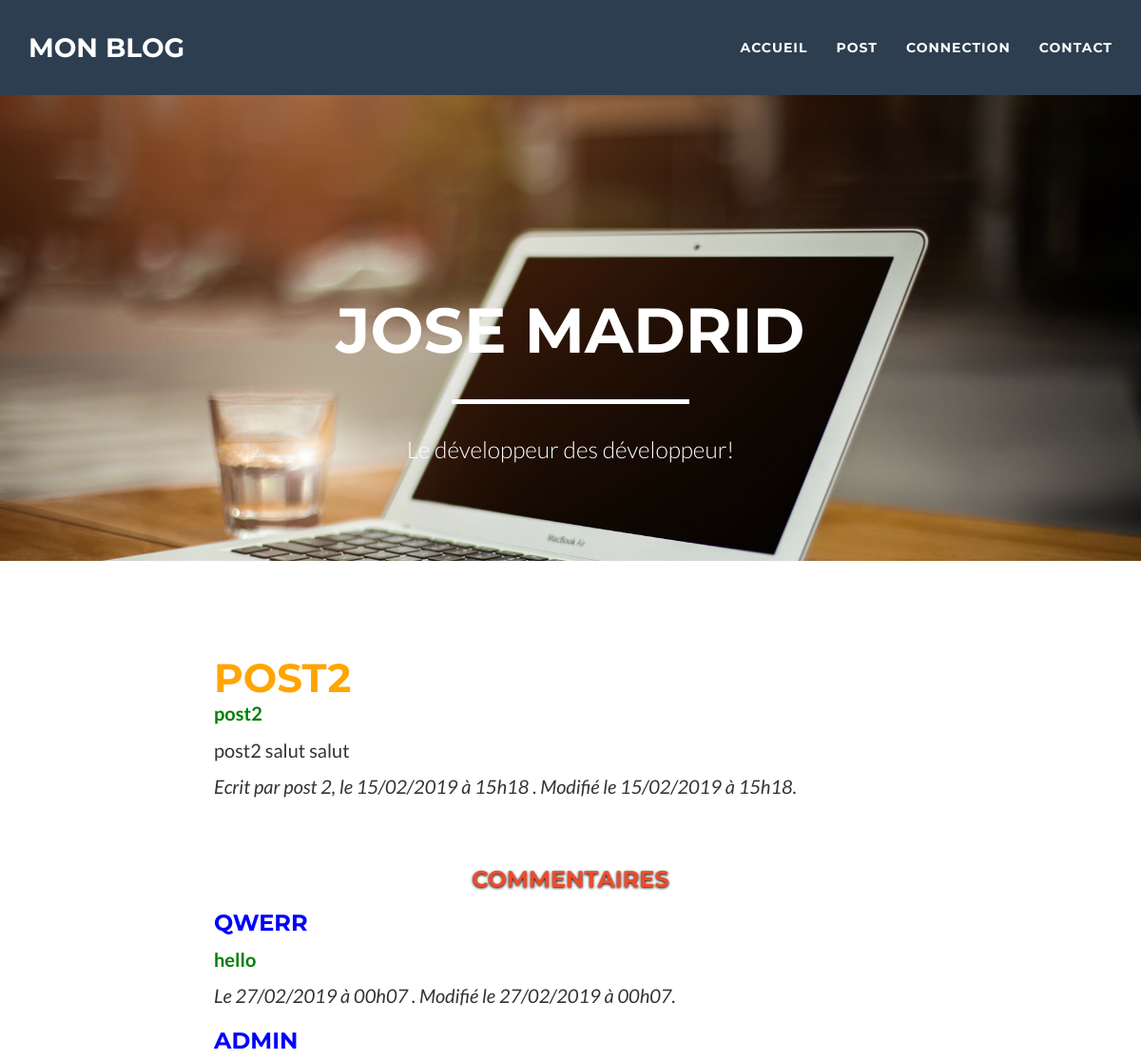
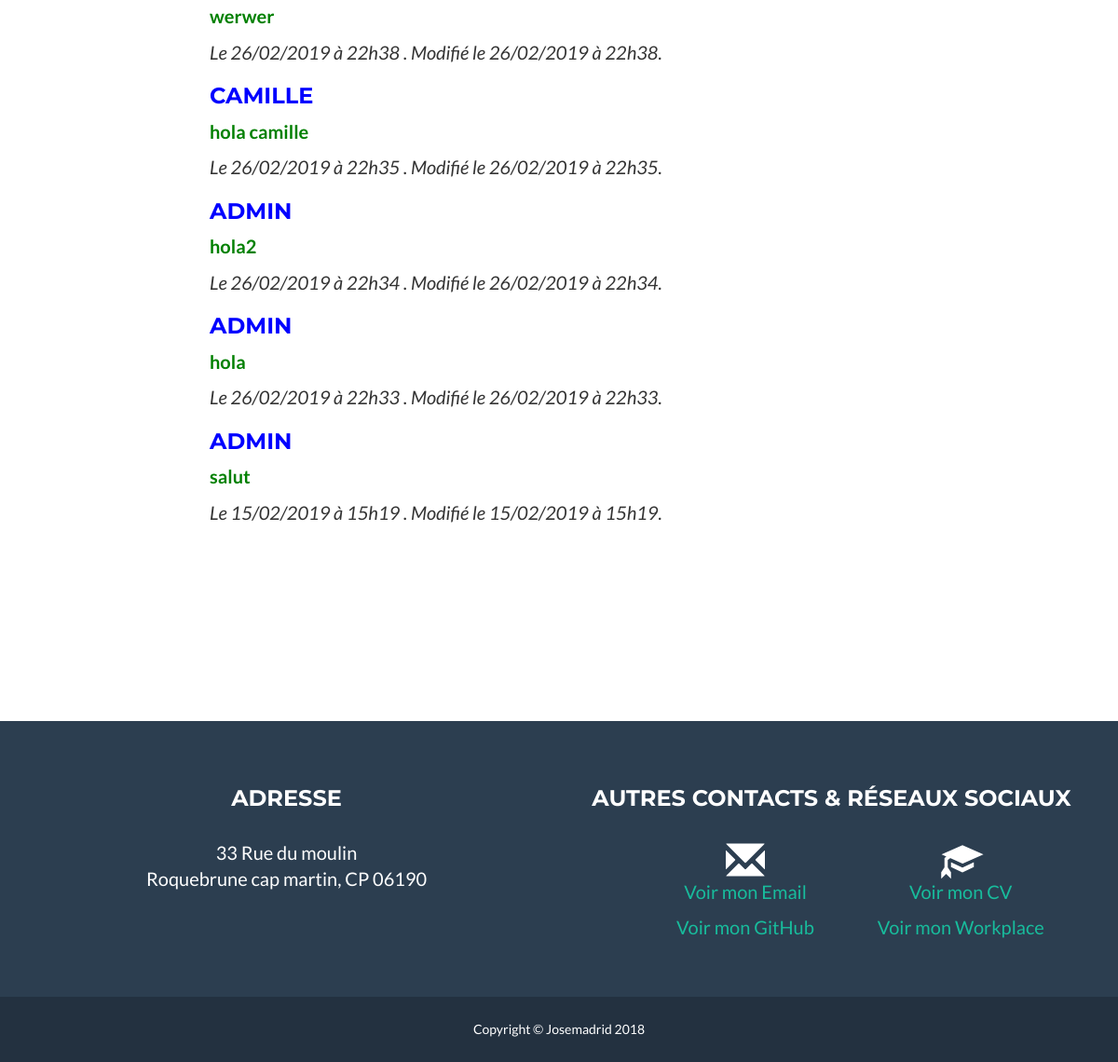
Page /index.php?action=viewsinglepost&id=16 on the committed database (2 pictures, top to bottom).
### tables this page shows
CREATE TABLE IF NOT EXISTS `posts` (
  `id` int(11) NOT NULL AUTO_INCREMENT,
  `auteur` varchar(100) NOT NULL,
  `titre` varchar(255) NOT NULL,
  `chapo` text NOT NULL,
  `contenu` text NOT NULL,
  `created_at` datetime NOT NULL,
  `updated_at` datetime NOT NULL,
  PRIMARY KEY (`id`)
);

CREATE TABLE IF NOT EXISTS `commentaires` (
  `id` int(11) NOT NULL AUTO_INCREMENT,
  `contenu_commentaire` text NOT NULL,
  `datecreation_commentaire` datetime NOT NULL,
  `datemodification_commentaire` datetime NOT NULL,
  `valid` tinyint(1) NOT NULL DEFAULT '0',
  `post_id` int(11) NOT NULL,
  `utilisateur_id` int(11) NOT NULL,
  PRIMARY KEY (`id`),
  KEY `post_id` (`post_id`),
  KEY `utilisateur_id` (`utilisateur_id`)
);

CREATE TABLE IF NOT EXISTS `utilisateurs` (
  `id` int(11) NOT NULL AUTO_INCREMENT,
  `email` varchar(50) NOT NULL,
  `pseudo` varchar(50) NOT NULL,
  `password` char(255) NOT NULL,
  `role` int(11) NOT NULL DEFAULT '1',
  PRIMARY KEY (`id`),
  KEY `role` (`role`)
);

### controller/posts_controller.php (called while the page is built, shortened)
<?php
require_once 'model/conection_db.php';
require_once 'model/posts_model.php';
require_once  'model/posts.php';
require_once 'model/commentaire_model.php';
require_once  'model/commentaires.php';
class Posts_Controller
{
    private $manager;
    private $comment;
    public function __construct()
    {
        $this->manager = new PostsModel();
        $this->comment = new Commentaire_model();
    }
    public function viewpost(int $id, $token)
    {
        $post = $this->manager->getPost($id);
        $comment = $this->comment->getComment($id);
        include 'view/postview.php';
    }
}

### model/conection_db.php (called while the page is built)
<?php
class Conectdb
{
    public static function conection()
    {
        try{
            $conection=new PDO('mysql:host=localhost;dbname=projet5;', 'root', '');
            $conection->setAttribute(PDO::ATTR_ERRMODE, PDO::ERRMODE_EXCEPTION);
            $conection->exec("SET CHARACTER SET UTF8");
        }
        catch(Exeption $e){
            echo("Erreur" . $e->getMessage());
            echo "ligne de erreur" . $e->getLine();
        }
        return $conection;
    }
}

### model/posts_model.php (called while the page is built, shortened)
<?php
require_once 'conection_db.php';
class PostsModel
{
    private $db;
    public function __construct()
    {
        $this->db = Conectdb::conection();
    }
    public function getPost(int $id)
    {
        $request = $this->db->prepare(
            'SELECT id, titre, auteur, titre, chapo, contenu, '
                . 'DATE_FORMAT(created_at, "%d/%m/%Y à %Hh%i") '
                . 'AS createdAt, DATE_FORMAT'
            . '(updated_at, "%d/%m/%Y à %Hh%i") AS updatedAt '
                . 'FROM posts WHERE id = ?'
        );
        $request->execute(array($id));
        $line = $request->rowCount();
        if ($line > 0) {
            $tab = $request->fetch(PDO::FETCH_ASSOC);
            $post = new Posts($tab);
            return $post;
        } else {
            throw new Exception("Aucun post ne correspond à l'identifiant '$id'");
        }
    }
}

### model/hydrate.php (called while the page is built, shortened)
<?php
trait Hydrate
{
    public function hydrate($datas)
    {
        foreach ( $datas as $key => $value ) {
            $method = 'set'.ucfirst($key);
        }
    }
}

### model/posts.php (called while the page is built, shortened)
<?php
require_once 'model/posts_model.php';
require_once 'model/hydrate.php';
class Posts
{
    private $_auteur;
    private $_titre;
    private $_chapo;
    private $_contenu;
    private $_created_at;
    private $_updated_at;
    public function getAuteur()
    {
        return $this->_auteur;
    }
    public function getTitre()
    {
        return $this->_titre;
    }
    public function getChapo()
    {
        return $this->_chapo;
    }
    public function getContenu()
    {
        return $this->_contenu;
    }
    public function getCreatedAt()
    {
        return $this->_created_at;
    }
    public function getUpdatedAt()
    {
        return $this->_updated_at;
    }
    public function setAuteur(string $auteur)
    {
        $this->_auteur = $auteur;
    }
    public function setTitre(string $titre)
    {
        $this->_titre = $titre;
    }
    public function setChapo($chapo)
    {
        $this->_chapo = $chapo;
    }
    public function setContenu($contenu)
    {
        $this->_contenu = $contenu;
    }
    public function setCreatedAt($created_at)
    {
        $this->_created_at = $created_at;
    }
    public function setUpdatedAt($updated_at)
    {
        $this->_updated_at = $updated_at;
    }
}

### model/commentaire_model.php (called while the page is built, shortened)
<?php
require_once 'conection_db.php';
require_once 'model/utilisateurs.php';
class Commentaire_Model
{
    private $db;
    public function __construct()
    {
        $this->db=Conectdb::conection();
    }
    public function getComment(int $id): array
    {
        $comment = [];
        $request = $this->db->prepare(
            'SELECT commentaires.id, contenu_commentaire AS ContenuCommentaire, DATE_FORMAT'
             . '(datecreation_commentaire, "%d/%m/%Y à %Hh%i")'
             . ' AS DatecreationCommentaire, DATE_FORMAT'
             . '(datemodification_commentaire, "%d/%m/%Y à %Hh%i")'
             . ' AS DatemodificationCommentaire, pseudo '
             . 'FROM commentaires, utilisateurs '
             . 'WHERE post_id = :id AND utilisateurs.id=commentaires.utilisateur_id'
             . ' AND commentaires.valid=1 '
             . 'ORDER BY commentaires.id DESC'
        );
        $request->execute(['id'=> $id]);
        while ($datas = $request->fetch(PDO::FETCH_ASSOC)) {
            $datas['utilisateur'] = new Utilisateur($datas);
            $comment[] = new Commentaire($datas);
        }
        return $comment;
    }
}

### model/commentaires.php (called while the page is built, shortened)
<?php
require_once 'model/commentaire_model.php';
require_once 'model/hydrate.php';
require_once 'model/utilisateurs.php';
class Commentaire
{
    private $_contenu_commentaire;
    private $_datecreation_commentaire;
    private $_datemodification_commentaire;
    private $_utilisateur;
    public function getUtilisateur()
    {
        return $this->_utilisateur;
    }
    public function getContenuCommentaire()
    {
        return $this->_contenu_commentaire;
    }
    public function getDatecreationCommentaire()
    {
        return $this->_datecreation_commentaire;
    }
    public function getDatemodificationCommentaire()
    {
        return $this->_datemodification_commentaire;
    }
    public function setUtilisateur($utilisateur)
    {
        $this->_utilisateur = $utilisateur;
    }
    public function setContenuCommentaire($contenu_commentaire)
    {
        $this->_contenu_commentaire = $contenu_commentaire;
    }
    public function setDatecreationCommentaire($datecreation_commentaire)
    {
        $this->_datecreation_commentaire = $datecreation_commentaire;
    }
    public function setDatemodificationCommentaire($datemodification_commentaire)
    {
        $this->_datemodification_commentaire = $datemodification_commentaire;
    }
}

### model/utilisateurs.php (called while the page is built, shortened)
<?php
require_once 'model/hydrate.php';
class Utilisateur
{
    private $_pseudo;
    public function getPseudo()
    {
        return $this->_pseudo;
    }
    public function setPseudo(string $pseudo)
    {
        $this->_pseudo = $pseudo;
    }
}

### view/postview.php (the view, shortened to what this page needs)
<section id="portfolio">
<div class="container">
<div class="row">
    <div class="col-lg-8 col-lg-offset-2">
        <div class="caption">
        <div class="caption-content">
        <h2 style="color:orange"><?php echo htmlspecialchars($post->getTitre());
        ?></h2>
        <p style="color:green"><strong><?php
        echo htmlspecialchars($post->getChapo()); ?></strong></p>
        <p><?php echo htmlspecialchars($post->getContenu()); ?></p>
                <p><em>Ecrit par <?php echo
                htmlspecialchars($post->getAuteur()); ?>, le
                    <?php echo htmlspecialchars($post->getCreatedAt()); ?>
                . Modifié le <?php echo
                htmlspecialchars($post->getUpdatedAt()); ?>.</em></p>
    <br>
    <br>
        <h3 id="homeHeading">COMMENTAIRES</h3>
    <?php foreach ($comment as $comment): ?>
        <h3 style="color:blue"><?php echo
        htmlspecialchars($comment->getUtilisateur()->getPseudo()); ?></h2>
        <p style="color:green"><strong><?php echo
        htmlspecialchars($comment->getContenuCommentaire()); ?></strong></p>
        <p><em>Le <?php echo
        htmlspecialchars($comment->getDatecreationCommentaire()); ?>
                . Modifié le <?php echo
                htmlspecialchars($comment->getDatemodificationCommentaire()); ?>.
            </em></p>
    <?php endforeach; ?>
</div>
    </div>
</div>
</div>
</section>
</section>
<?php
require 'view/template.php';

### rows in the picture
posts: titre "POST2", chapo "post2", contenu "post2 salut salut", auteur "post 2"
commentaires: utilisateur.pseudo "QWERR", contenu_commentaire "hello", DatecreationCommentaire "27/02/2019 à 00h07", DatemodificationCommentaire "27/02/2019 à 00h07"
commentaires: utilisateur.pseudo "ADMIN", contenu_commentaire "werwer", DatecreationCommentaire "26/02/2019 à 22h38", DatemodificationCommentaire "26/02/2019 à 22h38"
commentaires: utilisateur.pseudo "CAMILLE", contenu_commentaire "hola camille", DatecreationCommentaire "26/02/2019 à 22h35", DatemodificationCommentaire "26/02/2019 à 22h35"
commentaires: utilisateur.pseudo "ADMIN", contenu_commentaire "hola2", DatecreationCommentaire "26/02/2019 à 22h34", DatemodificationCommentaire "26/02/2019 à 22h34"
commentaires: utilisateur.pseudo "ADMIN", contenu_commentaire "hola", DatecreationCommentaire "26/02/2019 à 22h33", DatemodificationCommentaire "26/02/2019 à 22h33"
commentaires: utilisateur.pseudo "ADMIN", contenu_commentaire "salut", DatecreationCommentaire "15/02/2019 à 15h19", DatemodificationCommentaire "15/02/2019 à 15h19"

### other values in the picture
$post->getCreatedAt() "15/02/2019 à 15h18"
$post->getUpdatedAt() "15/02/2019 à 15h18"
